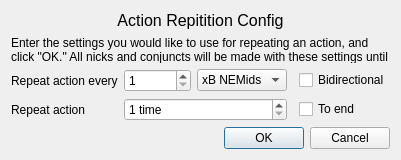
<?xml version="1.0" encoding="UTF-8"?>
<ui version="4.0">
 <class>Dialog</class>
 <widget class="QDialog" name="Dialog">
  <property name="geometry">
   <rect>
    <x>0</x>
    <y>0</y>
    <width>296</width>
    <height>160</height>
   </rect>
  </property>
  <property name="maximumSize">
   <size>
    <width>305</width>
    <height>160</height>
   </size>
  </property>
  <property name="windowTitle">
   <string>Repeat Action</string>
  </property>
  <layout class="QGridLayout" name="gridLayout">
   <item row="2" column="0">
    <widget class="QLabel" name="label_2">
     <property name="text">
      <string>Repeat action every</string>
     </property>
    </widget>
   </item>
   <item row="3" column="1">
    <widget class="QSpinBox" name="repeat_for">
     <property name="suffix">
      <string> time</string>
     </property>
     <property name="minimum">
      <number>1</number>
     </property>
     <property name="maximum">
      <number>99999</number>
     </property>
     <property name="value">
      <number>1</number>
     </property>
    </widget>
   </item>
   <item row="2" column="3">
    <widget class="QCheckBox" name="bidirectional">
     <property name="text">
      <string>Bidirectional</string>
     </property>
    </widget>
   </item>
   <item row="3" column="0">
    <widget class="QLabel" name="label_3">
     <property name="text">
      <string>Repeat action</string>
     </property>
    </widget>
   </item>
   <item row="0" column="0" colspan="4">
    <widget class="QLabel" name="label">
     <property name="maximumSize">
      <size>
       <width>16777215</width>
       <height>25</height>
      </size>
     </property>
     <property name="styleSheet">
      <string notr="true">font-size: 16px</string>
     </property>
     <property name="text">
      <string>Action Repitition Config</string>
     </property>
     <property name="alignment">
      <set>Qt::AlignCenter</set>
     </property>
    </widget>
   </item>
   <item row="4" column="0" colspan="4">
    <widget class="QDialogButtonBox" name="button_box">
     <property name="orientation">
      <enum>Qt::Horizontal</enum>
     </property>
     <property name="standardButtons">
      <set>QDialogButtonBox::Cancel|QDialogButtonBox::Ok</set>
     </property>
    </widget>
   </item>
   <item row="3" column="3">
    <widget class="QCheckBox" name="repeat_forever">
     <property name="text">
      <string>To end</string>
     </property>
    </widget>
   </item>
   <item row="2" column="1">
    <layout class="QHBoxLayout" name="horizontalLayout_2">
     <item>
      <widget class="QSpinBox" name="repeat_every">
       <property name="minimum">
        <number>1</number>
       </property>
       <property name="maximum">
        <number>999999</number>
       </property>
       <property name="value">
        <number>1</number>
       </property>
      </widget>
     </item>
     <item>
      <widget class="QComboBox" name="repeat_every_unit">
       <item>
        <property name="text">
         <string>xB NEMids</string>
        </property>
       </item>
       <item>
        <property name="text">
         <string>NEMids</string>
        </property>
       </item>
      </widget>
     </item>
    </layout>
   </item>
   <item row="1" column="0" colspan="4">
    <widget class="QLabel" name="label_4">
     <property name="text">
      <string>Enter the settings you would like to use for repeating an action, and click &quot;OK.&quot; All nicks and conjuncts will be made with these settings until you click the same &quot;Repeat&quot; checkbox to turn off repitition.</string>
     </property>
     <property name="wordWrap">
      <bool>true</bool>
     </property>
    </widget>
   </item>
  </layout>
 </widget>
 <resources/>
 <connections>
  <connection>
   <sender>button_box</sender>
   <signal>accepted()</signal>
   <receiver>Dialog</receiver>
   <slot>accept()</slot>
   <hints>
    <hint type="sourcelabel">
     <x>248</x>
     <y>254</y>
    </hint>
    <hint type="destinationlabel">
     <x>157</x>
     <y>274</y>
    </hint>
   </hints>
  </connection>
  <connection>
   <sender>button_box</sender>
   <signal>rejected()</signal>
   <receiver>Dialog</receiver>
   <slot>reject()</slot>
   <hints>
    <hint type="sourcelabel">
     <x>316</x>
     <y>260</y>
    </hint>
    <hint type="destinationlabel">
     <x>286</x>
     <y>274</y>
    </hint>
   </hints>
  </connection>
 </connections>
</ui>
